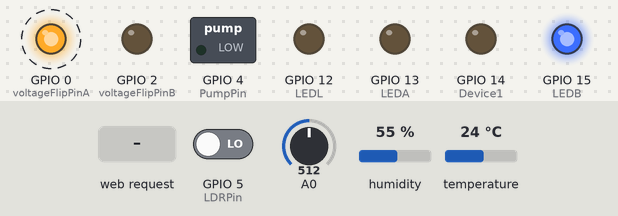
Bench run of a sketch on a simulated ESP8266 (NodeMCU). Parts: switched loads named in the sketch (green lamp = pin HIGH), output pins drawn as LEDs (lit = HIGH). Dashed ring = blinking. The test bench sets the inputs (shaded band); at power-on: GPIO 5 (LDRPin) LOW, A0 = 512, humidity 55 %, temperature 24 °C. WiFi joins after 1.5 s; servers stay silent unless stated; storage starts empty; what the sketch prints to the serial monitor is not drawn.

Above: at 4.8 s.
4.9 s: HTTP request GET /setUpload received
At 6.2 s:
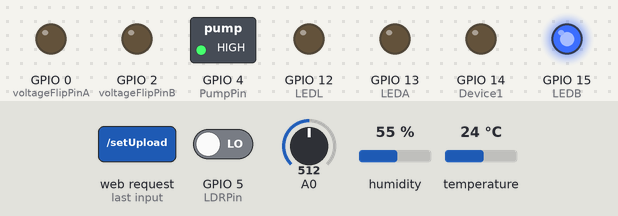
6.7 s: HTTP request GET /setMoistureLim received
At 16.5 s:
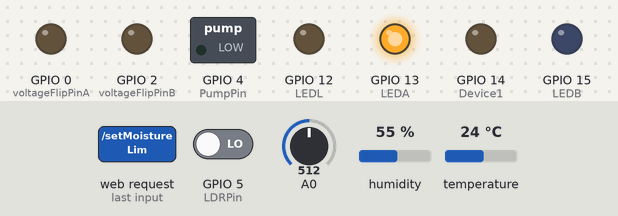
16.7 s: HTTP request GET /setUpload?deviceState1=1&upload=1&uploadTime=1 received
At 17.2 s:
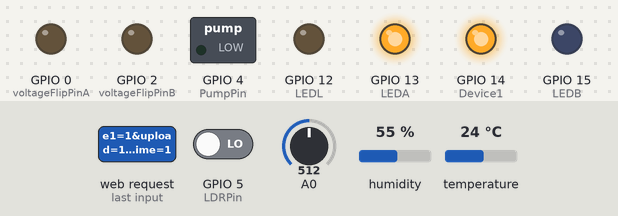
25.5 s: HTTP request GET /setDevice received
At 28.56 s:
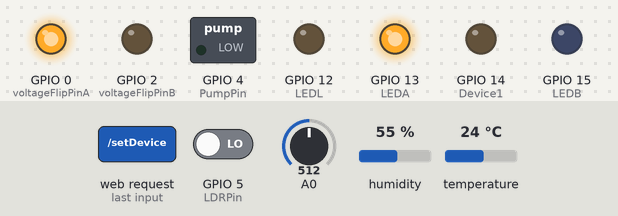
34.8 s: HTTP request GET /setUploadTime received
At 35.06 s:
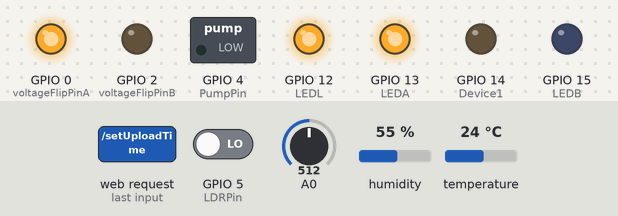
38.3 s: HTTP request GET /setDevice?deviceState1=1&upload=1&uploadTime=1 received
At 38.75 s:
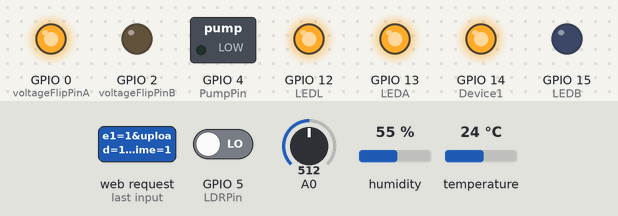
Timing chart, 0 to 42.8 s (numbered marks = the images above; inputs shaded):
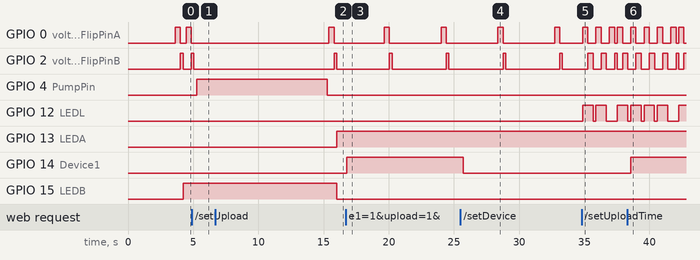

Measured:
- after the input at 4.9 s, GPIO 4 (PumpPin): LOW → HIGH after 0.38 s
- after the input at 6.7 s, GPIO 4 (PumpPin): goes on until 15.3 s, then stays LOW; GPIO 13 (LEDA): LOW → HIGH after 9.3 s; GPIO 15 (LEDB): HIGH → LOW after 9.3 s
- after the input at 16.7 s, GPIO 14 (Device1): LOW → HIGH after 0.08 s
- after the input at 25.5 s, GPIO 14 (Device1): HIGH → LOW after 0.21 s
- after the input at 34.8 s, GPIO 12 (LEDL): goes HIGH 0.80 s, LOW 0.22 s, HIGH 0.80 s, LOW 0.83 s, then HIGH, starting after 0.07 s
- after the input at 38.3 s, GPIO 14 (Device1): LOW → HIGH after 0.26 s

The sketch:

PlantInoWifi-src.ino
```cpp
//  Plant Monitor and Watering System
//  Lab4D 2019
//
//  Written for NodeMCU E12
//  Requires ESP8266FS SPIFFS plugin for webserver


//Libraries
#include <ESP8266WiFi.h>
#include <WiFiClient.h>
#include <ESP8266WebServer.h>
#include <ESP8266mDNS.h>
#include "DHTesp.h"

#include <FS.h>   //Include File System Headers

const char* imagefile = "/image.png";
const char* htmlfile = "/index.html";

//ThingSpeak Connection Settings
const char* server = "api.thingspeak.com";
String apiKey = "APIKEY";
String Channel = "CHANNELNAME";


//Variable Variables™
const char* MY_SSID = "WIFI NAME";
const char* MY_PWD = "WIFI PASSWORD";


bool uploadData = true;   //UPLOAD TO THINGSPEAK?
long onlineLoop = 420000; //Send interval in millisec - 15000 minimum (def: 420000)
long sensorLoop = 4200;  //Sensor Interval
int offlineLoop = 120; // Loop time when not sending data
int flipTimer = 200;
int waterTimer = 10000;
int sensLimit = 600; // 600 default


// Pin Variables
#define voltageFlipPinA 0 //D3
#define voltageFlipPinB 2 //D4
#define sensorPin 0 // A0
int DHTPin = 16; //D0
int LDRPin = 5; //D1
int PumpPin = 4; //D2
int Device1 = 14; // D5
int LEDL = 12; // D6
int LEDA = 13; // D7
int LEDB = 15; // D8


// Internal Variables
float temperature;
float humidity;
bool light;
int moisture;
unsigned long previousMillis = 0;
unsigned long sensMillis = 0;
bool firstRun = true;
int sent =1;
int unsent;
String webPage;
bool water = false;
bool deviceStatus;
int wattempt;

MDNSResponder mdns;
ESP8266WebServer srv(80);
DHTesp dht;

// On http request
void handleRoot() {
  srv.sendHeader("Location", "/index.html",true);   //Redirect to html web page
  srv.send(302, "text/plane","");
}
/// Web Request Handling
void handleWebRequests(){
  if(loadFromSpiffs(srv.uri())) return;
  String message = "File Not Detected\n\n";
  message += "URI: ";
  message += srv.uri();
  message += "\nMethod: ";
  message += (srv.method() == HTTP_GET)?"GET":"POST";
  message += "\nArguments: ";
  message += srv.args();
  message += "\n";
  for (uint8_t i=0; i<srv.args(); i++){
    message += " NAME:"+srv.argName(i) + "\n VALUE:" + srv.arg(i) + "\n";
  }
  srv.send(404, "text/plain", message);
  Serial.println(message);
}

void handleWater (){
pumpWater(waterTimer);
}

/// Device State Upload Handling
void handleRDevice() {
  String d = String(deviceStatus);
  srv.send(200, "text/plane", d); //Send to web page
}
/// Moisture Upload Handling
void handleRUpload() {
  String u = String(uploadData);
  srv.send(200, "text/plane", u); //Send to web page
}
/// Moisture Handling
void handleMoisture() {
  String m = String(moisture);
  srv.send(200, "text/plane", m); //Send to web page
}
/// Pump Handling
void handlePump() {
  String s = String(water);
  srv.send(200, "text/plane", s); //Send to web page
}
/// Temperature Handling
void handleTemp() {
  String t = String(temperature);
  srv.send(200, "text/plane", t); //Send to web page
}
/// Humidity Handling
void handleHum() {
  String h = String(humidity);
  srv.send(200, "text/plane", h); //Send to web page
}
/// Light Handling
void handleLight() {
  String l = String(light);
  srv.send(200, "text/plane", l); //Send to web page
}
/// Device State Button Handling
void handleDevice() {
 String deviceState1 = "OFF";
 String t_state = srv.arg("deviceState1");
 if(t_state == "1")
 {
  digitalWrite(Device1, HIGH); //LED ON
  deviceState1 = "ON"; //Feedback parameter
  deviceStatus = true;
  Serial.print("D+");
 }
 else
 {
  digitalWrite(Device1, LOW); //LED OFF
  deviceState1 = "OFF"; //Feedback parameter
  deviceStatus = false;
  Serial.print("D-");
 }
 srv.send(200, "text/plane", deviceState1); //Send to web page
}
/// Upload Handling
void handleUpload() {
 String uploadState = "OFF";
 String t_state = srv.arg("upload");
 if(t_state == "1")
 {
  digitalWrite(Device1, HIGH); //LED ON
  uploadState = "ON"; //Feedback parameter
  uploadData = true;
  Serial.print("U+");
 }
 else
 {
  digitalWrite(Device1, LOW); //LED OFF
  uploadState = "OFF"; //Feedback parameter
  uploadData = false;
  Serial.print("U-");
 }
 srv.send(200, "text/plane", uploadState); //Send to web page
}

/// Upload Timer Setting
void handleUploadTime() {
 String t_state = srv.arg("uploadTime");
 Serial.print("U=" + t_state);
 onlineLoop = t_state.toInt();
 //srv.send(200, "text/plane", t_state); //Send to web page
}
/// Handle Upload Timer
void handleRUploadTime() {
String t = String(onlineLoop);
  srv.send(200, "text/plane", t); //Send to web page
}

/// Moisture Limit Setting
void handleMoistureLim() {
 String t_state = srv.arg("moistureLim");
 Serial.print("ML=" + t_state);
 sensLimit = t_state.toInt();
 //srv.send(200, "text/plane", t_state); //Send to web page
}
/// Handle Upload Timer
void handleRMoistureLim() {
String t = String(sensLimit);
  srv.send(200, "text/plane", t); //Send to web page
}

/// Pump Timer Setting
void handlePumpTime() {
 String t_state = srv.arg("pumpTime");
 Serial.print("P=" + t_state);
 waterTimer = t_state.toInt();
 //srv.send(200, "text/plane", t_state); //Send to web page
}
/// Handle Pump Timer
void handleRPumpTime() {
String w = String(waterTimer);
  srv.send(200, "text/plane", w); //Send to web page
}

//Print Serial Sensors
void printSerial(){
    Serial.println();
    Serial.print ("Light: ");
    Serial.println(light);
    Serial.print("Temperature: ");
    Serial.println(String(temperature));
    Serial.print("Humidity: ");
    Serial.println(String(humidity));
    Serial.print("Moisture : ");
    Serial.println(String(moisture) + " / " + sensLimit);
    Serial.print("Pump : ");
    Serial.println(String(water));
    Serial.print("Device : ");
    Serial.println(String(deviceStatus));
}

void setup() {
  pinMode(Device1, OUTPUT);
  pinMode(LEDA, OUTPUT);
  pinMode(LEDB, OUTPUT);
  pinMode(LEDL, OUTPUT);
  pinMode(PumpPin, OUTPUT);
  pinMode(sensorPin, INPUT);

  pinMode(voltageFlipPinA, OUTPUT);
  pinMode(voltageFlipPinB, OUTPUT);

  dht.setup(DHTPin, DHTesp::DHT22);

  Serial.begin(115200);
  SPIFFS.begin();
  connectWifi();
  Serial.print("IP address: ");
  Serial.println(WiFi.localIP());

  srv.on("/", handleRoot);
  srv.onNotFound(handleWebRequests);
  srv.on("/readUpload", handleRUpload);
  srv.on("/setUpload", handleUpload);
  srv.on("/readDevice", handleRDevice);
  srv.on("/setDevice", handleDevice);
  srv.on("/setUploadTime", handleUploadTime);
  srv.on("/readUploadTime", handleRUploadTime);
  srv.on("/setMoistureLim", handleMoistureLim);
  srv.on("/readMoistureLim", handleRMoistureLim);
  srv.on("/setPumpTime", handlePumpTime);
  srv.on("/readPumpTime", handleRPumpTime);
  srv.on("/readTemp", handleTemp);
  srv.on("/readHum", handleHum);
  srv.on("/readLight", handleLight);
  srv.on("/readMoisture", handleMoisture);
  srv.on("/readPump", handlePump);
  srv.on("/waterPlant", handleWater);
  srv.begin();
  Serial.println("Server Started");

}

void loop() {

    srv.handleClient();

  // Get Sensor Data
  unsigned long sensMillis2 = millis();
  if (sensMillis2 - sensMillis >= sensorLoop) {
      sensMillis = sensMillis2;
      temperature = dht.getTemperature();
      humidity = dht.getHumidity();
      light = digitalRead(LDRPin);
      senseSoil();
      //digitalWrite(LEDL, !light);
      //Serial.print("s");
      printSerial();
    }
    else {
      Serial.print(".");
    }

  // Send to ThingSpeak
  if (firstRun){
    senseSoil();
    firstRun = false;
  }
  if (uploadData){
    unsigned long currentMillis = millis();
    if (currentMillis - previousMillis >= onlineLoop) {
      previousMillis = currentMillis;
      digitalWrite(LEDL, HIGH);
      senseSoil();
      Serial.println("");

      // Send Data to ThingSpeak
      sendThing();

      digitalWrite(LEDL, LOW);

      if (water == true){
        pumpWater(waterTimer);
      }
      else {
        Serial.println("No water needed <3 ");
      }
    }

  }
  else {
    unsent++;
    Serial.println("+++DATA UPLOAD: OFF - "+ String(unsent));
    printSerial();
    if (water == true){
        pumpWater(waterTimer);
      }
      else {
        Serial.println("No water needed <3");
      }
  }


  sensorOff();

  if (uploadData){
    delay(220);
  }
  else {
    delay(offlineLoop);
  }
}

/// Connect to Wifi
void connectWifi()
{
  delay(500);
  Serial.println("");
  Serial.println("Initializing");
  delay(100);
  Serial.print("Connecting to " + *MY_SSID);
  delay(500);
  WiFi.begin(MY_SSID, MY_PWD);
  while (WiFi.status() != WL_CONNECTED) {
    delay(1000);
    Serial.print(".");
    wattempt++;
    if (wattempt >= 10){
      Serial.println("Connection failed, exiting...)");
      wattempt=0;
      return;
    }
  }
  Serial.println("");
  delay(500);
  Serial.println("Connected to "+ *MY_SSID);
  Serial.println("");
  if (mdns.begin("esp8266", WiFi.localIP()))
    Serial.println("MDNS responder started");
}

/// Update ThingSpeak
void sendThing() {
  WiFiClient client;
  Serial.println("+++DATA UPLOAD: ON - " + String(sent));
      // Check if Wifi is OK
  if (WiFi.status() != WL_CONNECTED){
    WiFi.disconnect(true);
    Serial.println("Connection Lost - Resetting Wifi");
    connectWifi();
    delay(500);
  }
  if (client.connect(server, 80)) {
    String postStr = apiKey;
    postStr += "&field1=";
    postStr += String(light);
    postStr += "&field2=";
    postStr += String(temperature);
    postStr += "&field3=";
    postStr += String(humidity);
    postStr += "&field4=";
    postStr += String(moisture);
    postStr += "&field5=";
    postStr += String(water);
    postStr += "\r\n\r\n";

    client.print("POST /update HTTP/1.1\n");
    client.print("Host: api.thingspeak.com\n");
    client.print("Connection: close\n");
    client.print("X-THINGSPEAKAPIKEY: " + apiKey + "\n");
    client.print("Content-Type: application/x-www-form-urlencoded\n");
    client.print("Content-Length: ");
    client.print(postStr.length());
    client.print("\n\n");
    client.print(postStr);

    sent++;
    printSerial();
  }

  else {
    printSerial();
    Serial.println("No connection - Data Not Sent");
    WiFi.disconnect(true);
    Serial.println("Connection Lost - Resetting Wifi");
    connectWifi();
    delay(500);
  }
  client.stop();
}//end send

// Read Soil Sensor
void senseSoil(){
  setSensorPolarity(true);
  delay(flipTimer);
  int valA1 = analogRead(sensorPin);
  delay(flipTimer);
  setSensorPolarity(false);
  delay(flipTimer);
  // invert the reading
  int valA2 = 1023 - analogRead(sensorPin);
  moisture = (valA1 + valA2) / 2;
  if (moisture <= sensLimit){
    water = true;
    digitalWrite(LEDA, LOW);
    digitalWrite(LEDB, HIGH);
  }
  else {
    water = false;
    digitalWrite(LEDA, HIGH);
    digitalWrite(LEDB, LOW);
  }
}

void setSensorPolarity(boolean flip){
  if(flip){
    digitalWrite(voltageFlipPinA, HIGH);
    digitalWrite(voltageFlipPinB, LOW);
  }else{
    digitalWrite(voltageFlipPinA, LOW);
    digitalWrite(voltageFlipPinB, HIGH);
  }
}

void sensorOff (){
  digitalWrite(voltageFlipPinA, LOW);
  digitalWrite(voltageFlipPinB, LOW);
}

void pumpWater(int time){
   Serial.print("Watering... ");
   digitalWrite(PumpPin, HIGH);
   delay(time);
   digitalWrite(PumpPin, LOW);
   Serial.println(" Done!");
}

/// SPIFFS File Handling
bool loadFromSpiffs(String path){
  String dataType = "text/plain";
  if(path.endsWith("/")) path += "index.htm";

  if(path.endsWith(".src")) path = path.substring(0, path.lastIndexOf("."));
  else if(path.endsWith(".html")) dataType = "text/html";
  else if(path.endsWith(".htm")) dataType = "text/html";
  else if(path.endsWith(".css")) dataType = "text/css";
  else if(path.endsWith(".js")) dataType = "application/javascript";
  else if(path.endsWith(".png")) dataType = "image/png";
  else if(path.endsWith(".gif")) dataType = "image/gif";
  else if(path.endsWith(".jpg")) dataType = "image/jpeg";
  else if(path.endsWith(".ico")) dataType = "image/x-icon";
  else if(path.endsWith(".xml")) dataType = "text/xml";
  else if(path.endsWith(".pdf")) dataType = "application/pdf";
  else if(path.endsWith(".zip")) dataType = "application/zip";
  File dataFile = SPIFFS.open(path.c_str(), "r");
  if (srv.hasArg("download")) dataType = "application/octet-stream";
  if (srv.streamFile(dataFile, dataType) != dataFile.size()) {
  }

  dataFile.close();
  return true;
}
```
